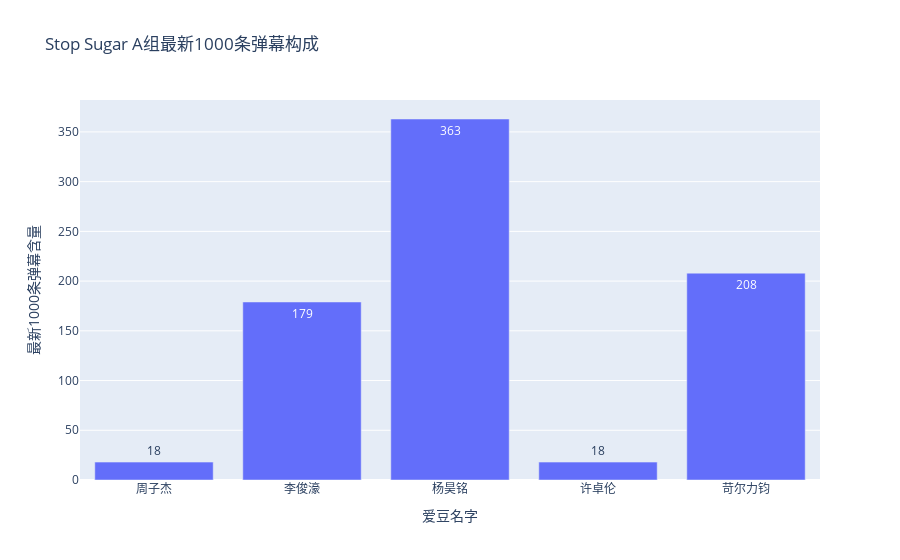

Here is the notebook cell this chart was saved with:
### Code cell
cid = 316576353
show_name = "Stop Sugar A"

people_dict = {"1":"周子杰","2":"李俊濠","3":"杨昊铭","4":"许卓伦","5":"苛尔力钧"}

danmu_df = get_graph(people_dict,cid,show_name)

### Figure 1 — Plotly figure (JSON) as saved in the notebook; plotly's stock layout.template omitted (floating-point values rounded to 4 significant figures)
{"data": [{"alignmentgroup": "True", "hovertemplate": "爱豆名字=%{x}<br>最新1000条弹幕含量=%{text}<extra></extra>", "legendgroup": "", "marker": {"color": "#636efa"}, "name": "", "offsetgroup": "", "orientation": "v", "showlegend": false, "text": [18, 179, 363, 18, 208], "textposition": "auto", "type": "bar", "x": ["周子杰", "李俊濠", "杨昊铭", "许卓伦", "苛尔力钧"], "xaxis": "x", "y": [18, 179, 363, 18, 208], "yaxis": "y"}], "layout": {"barmode": "relative", "legend": {"tracegroupgap": 0}, "title": {"text": "Stop Sugar A组最新1000条弹幕构成"}, "xaxis": {"anchor": "y", "domain": [0, 1], "title": {"text": "爱豆名字"}}, "yaxis": {"anchor": "x", "domain": [0, 1], "title": {"text": "最新1000条弹幕含量"}}}}
